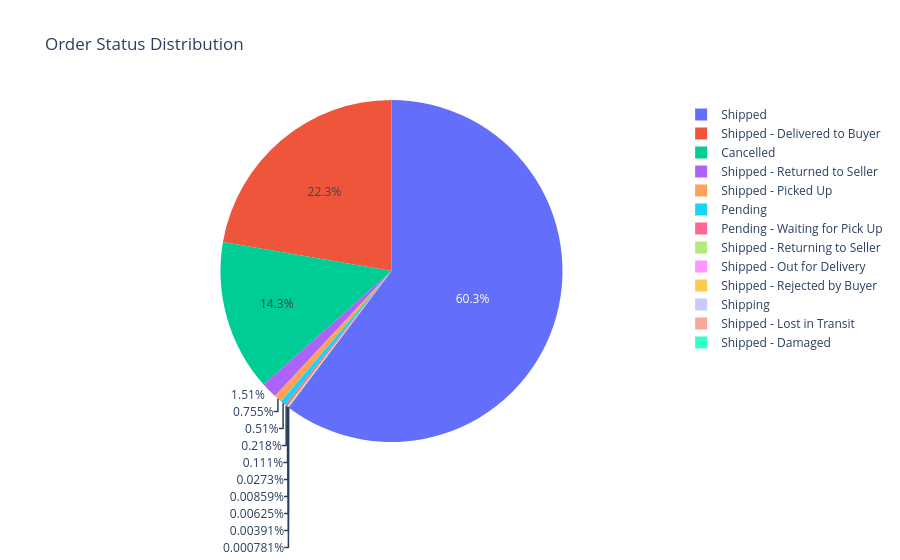

This figure's notebook cell:
### Code cell
## order ststus Distribution 
status_counts = (
    df["status"]
      .value_counts()
      .reset_index()
)

status_counts.columns = ["status", "count"]

fig = px.pie(
    status_counts,
    names="status",
    values="count",
    title="Order Status Distribution"
)

fig.show()

### Figure 1 — Plotly figure (JSON) as saved in the notebook; plotly's stock layout.template omitted (floating-point values rounded to 4 significant figures)
{"data": [{"domain": {"x": [0, 1], "y": [0, 1]}, "hovertemplate": "status=%{label}<br>count=%{value}<extra></extra>", "labels": ["Shipped", "Shipped - Delivered to Buyer", "Cancelled", "Shipped - Returned to Seller", "Shipped - Picked Up", "Pending", "Pending - Waiting for Pick Up", "Shipped - Returning to Seller", "Shipped - Out for Delivery", "Shipped - Rejected by Buyer", "Shipping", "Shipped - Lost in Transit", "Shipped - Damaged"], "legendgroup": "", "name": "", "showlegend": true, "type": "pie", "values": [77197, 28532, 18270, 1930, 966, 653, 279, 142, 35, 11, 8, 5, 1]}], "layout": {"legend": {"tracegroupgap": 0}, "title": {"text": "Order Status Distribution"}}}
